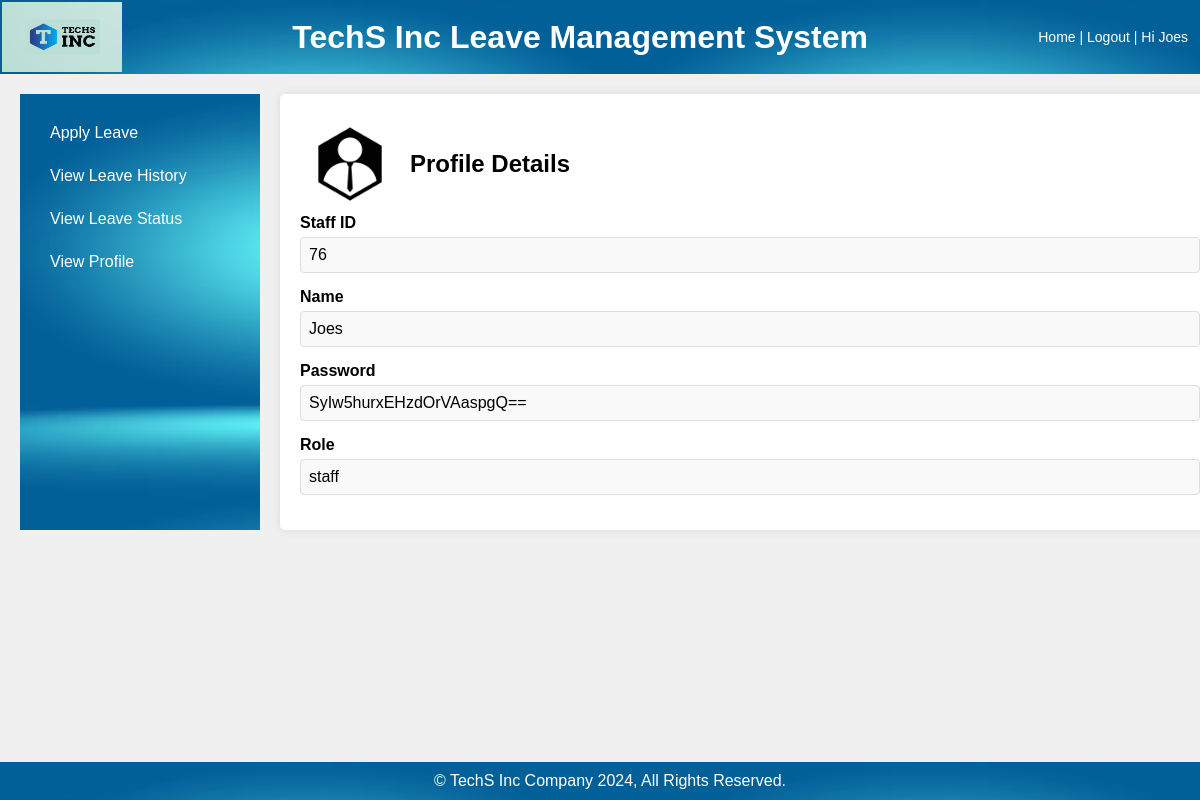
/view/profile.php (signed in), run on the app's committed database.
### tables this page shows
CREATE TABLE `users` (
  `user_id` int(11) NOT NULL,
  `username` varchar(50) NOT NULL,
  `email` text NOT NULL,
  `password` varchar(50) NOT NULL,
  `role` varchar(50) NOT NULL,
  `reset_token_hash` varchar(100) DEFAULT NULL,
  `reset_token_expires_at` datetime DEFAULT NULL
);

### view/profile.php (the view, shortened to what this page needs)
<?php
include '../controller/db_connect.php';
$staff_id = $_SESSION['staff_id'];
$sql = "SELECT * FROM users WHERE user_id = '$staff_id'";
$result = $conn->query($sql);
if ($result->num_rows > 0) {
    $staff = $result->fetch_assoc();
} else {
    echo "<script>alert('No staff found with the given ID.');window.location.href='../index.php';</script>";
    exit;
}
?>
<!DOCTYPE html>
<html lang="en">
<head>
</head>
<body>
    <div class="header">
		<img class = "imagesrc" src="../images/logo4.png" alt = "" />
        <h1>TechS Inc Leave Management System</h1>
        <div class="user-info">
            <span><a href="../view/staff_dashboard.php" style="color: white; text-decoration: none;">Home</a></span> |
            <span><a href="../index.php" style="color: white; text-decoration: none;">Logout</a></span> |
            <span>Hi <?php echo htmlspecialchars($staff['username']); ?></span>
        </div>
    </div>
    <div class="container">
        <div class="sidebar">
            <a href="../controller/apply_leave.php">Apply Leave</a>
            <a href="../view/leave_history.php">View Leave History</a>
            <a href="../view/leave_status.php">View Leave Status</a>
            <a href="../view/profile.php">View Profile</a>
        </div>
        <div class="content">
            <div class="profile-header">
                <img src="../images/staff.jpg" alt="Staff Logo">
                <h2>Profile Details</h2>
            </div>
            <div class="form-group">
                <label>Staff ID</label>
                <span><?php echo htmlspecialchars($staff['user_id']); ?></span>
            </div>
            <div class="form-group">
                <label>Name</label>
                <span><?php echo htmlspecialchars($staff['username']); ?></span>
            </div>
            <div class="form-group">
                <label>Password</label>
                <span><?php echo htmlspecialchars($staff['password']); ?></span>
            </div>
            <div class="form-group">
                <label>Role</label>
                <span><?php echo htmlspecialchars($staff['role']); ?></span>
            </div>
        </div>
    </div>
    <div class="footer">
        © TechS Inc Company 2024, All Rights Reserved.
    </div>
</body>
</html>

### view/profile.php (style rules this page uses)
body { font-family: Arial, sans-serif; margin: 0; padding: 0; background-color: #f0f0f0; }
.header { background-color: #34495e; color: white; padding: 2px; display: flex; justify-content: space-between; align-items: center; background-image: url('../images/sidebar.jpg'); }
.header h1 { margin: 0; }
.user-info { font-size: 14px; margin-right: 10px; }
.container { display: flex; margin: 20px; width: 1200px; }
.sidebar { width: 200px; background-color: #2c3e50; padding: 20px; background-image: url('../images/sidebar.jpg'); }
.sidebar a { display: block; color: white; text-decoration: none; padding: 10px; margin-bottom: 5px; }
.content { flex-grow: 1; padding: 20px; background-color: white; margin-left: 20px; border-radius: 5px; box-shadow: 0 0 10px rgba(0,0,0,0.1); }
.form-group { margin-bottom: 15px; }
.form-group label { display: block; margin-bottom: 5px; font-weight: bold; }
.form-group span { display: block; padding: 8px; background-color: #f9f9f9; border: 1px solid #ddd; border-radius: 4px; }
.footer { background-color: #34495e; color: white; text-align: center; padding: 10px; position: fixed; bottom: 0; width: 100%; background-image: url('../images/sidebar.jpg'); }
.profile-header { display: flex; align-items: center; }
.profile-header img { width: 100px; height: 100px; margin-right: 10px; }
.imagesrc { height: 70px; width:120px; margin-left: 0px; }

### data on the page
users: username "Joes", user_id "76", password "SyIw5hurxEHzdOrVAaspgQ==", role "staff"
